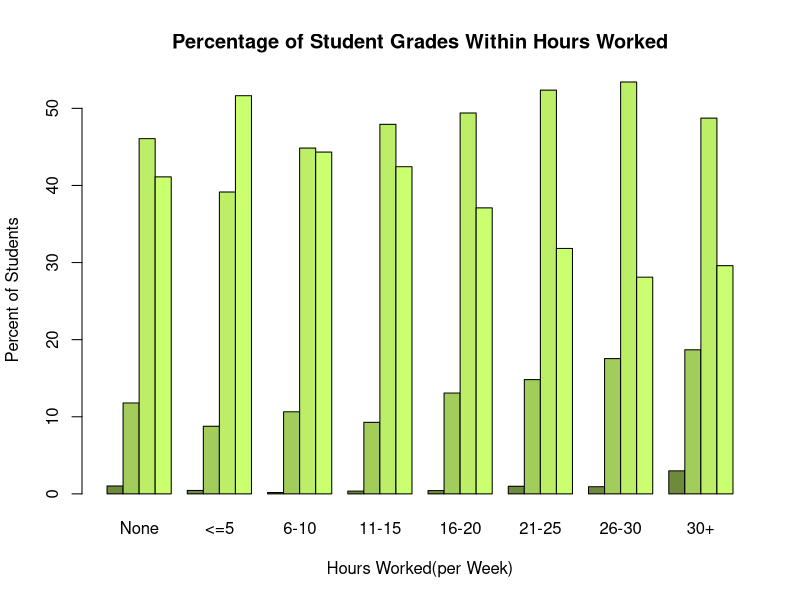

Write the R code that produced this figure.
rdata <- read.csv('ReportData.csv')
grde_vector <-  vector(mode = "character",length = length(rdata$StudentGrades))
grde_vector[rdata$StudentGrades == 1] <- "D"
grde_vector[rdata$StudentGrades >1 & rdata$StudentGrades < 5] <- 'C'
grde_vector[rdata$StudentGrades >4 & rdata$StudentGrades < 8] <- 'B'
grde_vector[rdata$StudentGrades >7] <- 'A'
# rdata$StudentGrades <- factor(rdata$StudentGrades, levels = c(1,2,3,4,5,6,7,8,9), labels=c('d','c-','c','c+','b-','b','b+','a-','a'))
rdata$Hours.Worked <- factor(rdata$Hours.Worked, levels= c(1,2,3,4,5,6,7,8), labels = c('None','<=5','6-10','11-15','16-20','21-25','26-30','30+'))
grade <- factor(grde_vector, level = c("D","C","B","A"), ordered = TRUE)
rdata <- cbind(rdata, grade)
ttable <-  table(rdata$grade, rdata$Hours.Worked)
ttable
per_ttable <- prop.table(ttable,2)*100
per_ttable
options(digits = 2)
(Xsq <- chisq.test(ttable, correct = FALSE)) 
Xsq
Xsq$expected
workplot <-  barplot(per_ttable, beside = TRUE,
                     main = 'Percentage of Student Grades Within Hours Worked',
                     ylab ='Percent of Students',
                     xlab ='Hours Worked(per Week)',
                     col= c('darkolivegreen4','darkolivegreen3', 'darkolivegreen2', 'darkolivegreen1'))

